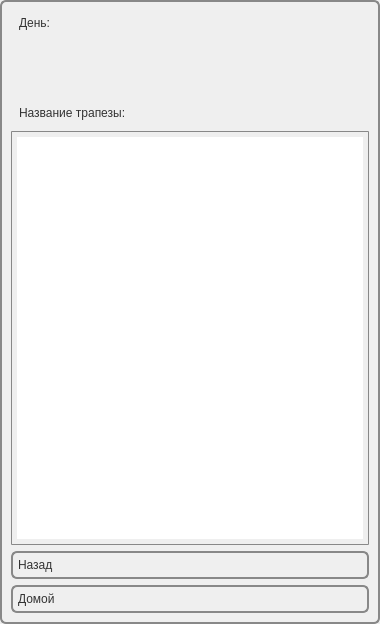
<?xml version="1.0" encoding="UTF-8"?>
<ui version="4.0">
 <class>DishsListForm</class>
 <widget class="QWidget" name="DishsListForm">
  <property name="geometry">
   <rect>
    <x>0</x>
    <y>0</y>
    <width>380</width>
    <height>624</height>
   </rect>
  </property>
  <property name="windowTitle">
   <string>Все виды блюд</string>
  </property>
  <property name="styleSheet">
   <string notr="true"> 
 QWidget{
color: #333;
border: 2px solid #888888;
font: 16pt &quot;Arial&quot;;
border-radius: 6px;
padding: 5px;
background: qradialgradient(cx: 0.3, cy: -0.4,
fx: 0.3, fy: -0.4,
radius: 1.3, stop: 0 #fff, stop: 1 #cdffff);
min-width: 80px;
text-align:left
}
 
</string>
  </property>
  <layout class="QVBoxLayout" name="verticalLayout">
   <item>
    <widget class="QLabel" name="label_2">
     <property name="styleSheet">
      <string notr="true"> 
 QLabel {
color: #333;
border: 0px solid #888888;
font: 14pt &quot;Arial&quot;;
border-radius: 6px;
padding: 5px;
background: qradialgradient(cx: 0.3, cy: -0.4,
fx: 0.3, fy: -0.4,
radius: 1.3, stop: 0 #fff, stop: 1 #cdffff);
min-width: 80px;
text-align:left
}</string>
     </property>
     <property name="text">
      <string>День:</string>
     </property>
    </widget>
   </item>
   <item>
    <widget class="QLabel" name="dayLabel">
     <property name="styleSheet">
      <string notr="true"> 
 QLabel {
color: #333;
border: 0px solid #888888;
font: 14pt &quot;Arial&quot;;
border-radius: 6px;
padding: 5px;
background: qradialgradient(cx: 0.3, cy: -0.4,
fx: 0.3, fy: -0.4,
radius: 1.3, stop: 0 #fff, stop: 1 #cdffff);
min-width: 80px;
text-align:left
}</string>
     </property>
     <property name="text">
      <string/>
     </property>
    </widget>
   </item>
   <item>
    <widget class="QLabel" name="trapezaLabel">
     <property name="styleSheet">
      <string notr="true"> 
 QLabel {
color: #333;
border: 0px solid #888888;
font: 14pt &quot;Arial&quot;;
border-radius: 6px;
padding: 5px;
background: qradialgradient(cx: 0.3, cy: -0.4,
fx: 0.3, fy: -0.4,
radius: 1.3, stop: 0 #fff, stop: 1 #cdffff);
min-width: 80px;
text-align:left
}</string>
     </property>
     <property name="text">
      <string/>
     </property>
    </widget>
   </item>
   <item>
    <widget class="QLabel" name="label_3">
     <property name="styleSheet">
      <string notr="true"> 
 QLabel {
color: #333;
border: 0px solid #888888;
font: 14pt &quot;Arial&quot;;
border-radius: 6px;
padding: 5px;
background: qradialgradient(cx: 0.3, cy: -0.4,
fx: 0.3, fy: -0.4,
radius: 1.3, stop: 0 #fff, stop: 1 #cdffff);
min-width: 80px;
text-align:left
}</string>
     </property>
     <property name="text">
      <string>Название трапезы:</string>
     </property>
    </widget>
   </item>
   <item>
    <widget class="QListView" name="dishsListView">
     <property name="font">
      <font>
       <family>pt Arial</family>
       <pointsize>-1</pointsize>
       <weight>50</weight>
       <italic>false</italic>
       <bold>false</bold>
      </font>
     </property>
     <property name="styleSheet">
      <string notr="true"> QListView {
color: #333;
border: 1px solid #888888;
font: 36px pt &quot;Arial&quot;;
border-radius: 1px;
padding: 5px;
background: qradialgradient(cx: 0.3, cy: -0.4,
fx: 0.3, fy: -0.4,
radius: 1.3, stop: 0 #fff, stop: 1 #cdffff);
min-width: 80px;
text-align:left
}</string>
     </property>
    </widget>
   </item>
   <item>
    <widget class="QPushButton" name="backButton">
     <property name="styleSheet">
      <string notr="true"> QPushButton {
color: #333;
border: 2px solid #888888;
font: 30pt &quot;Arial&quot;;
border-radius: 6px;
padding: 5px;
background: qradialgradient(cx: 0.3, cy: -0.4,
fx: 0.3, fy: -0.4,
radius: 1.3, stop: 0 #fff, stop: 1 #cdffff);
min-width: 80px;
text-align:left
}</string>
     </property>
     <property name="text">
      <string>Назад</string>
     </property>
     <property name="iconSize">
      <size>
       <width>48</width>
       <height>48</height>
      </size>
     </property>
    </widget>
   </item>
   <item>
    <widget class="QPushButton" name="toMainButton">
     <property name="styleSheet">
      <string notr="true"> QPushButton {
color: #333;
border: 2px solid #888888;
font: 30pt &quot;Arial&quot;;
border-radius: 6px;
padding: 5px;
background: qradialgradient(cx: 0.3, cy: -0.4,
fx: 0.3, fy: -0.4,
radius: 1.3, stop: 0 #fff, stop: 1 #cdffff);
min-width: 80px;
text-align:left
}</string>
     </property>
     <property name="text">
      <string>Домой</string>
     </property>
     <property name="icon">
      <iconset resource="images_resources.qrc">
       <normaloff>:/images/img/kfm_home_6893.png</normaloff>:/images/img/kfm_home_6893.png</iconset>
     </property>
     <property name="iconSize">
      <size>
       <width>48</width>
       <height>48</height>
      </size>
     </property>
    </widget>
   </item>
  </layout>
 </widget>
 <resources>
  <include location="images_resources.qrc"/>
 </resources>
 <connections/>
</ui>
